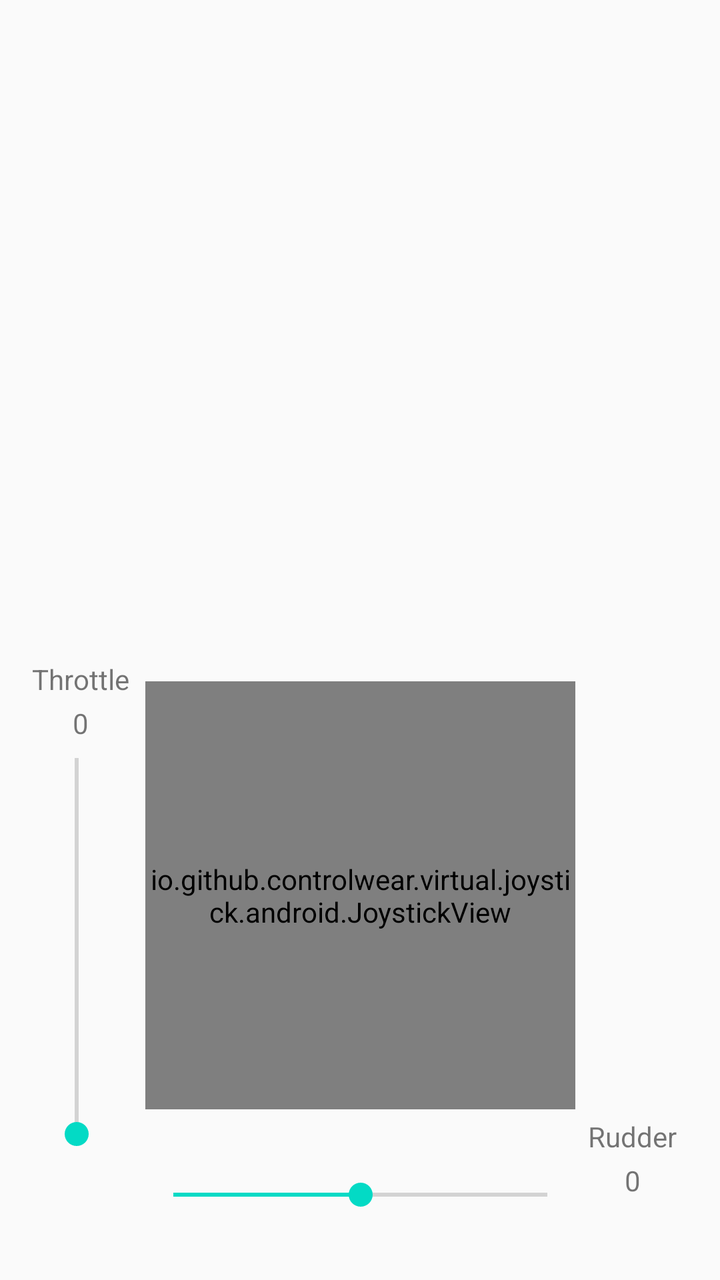
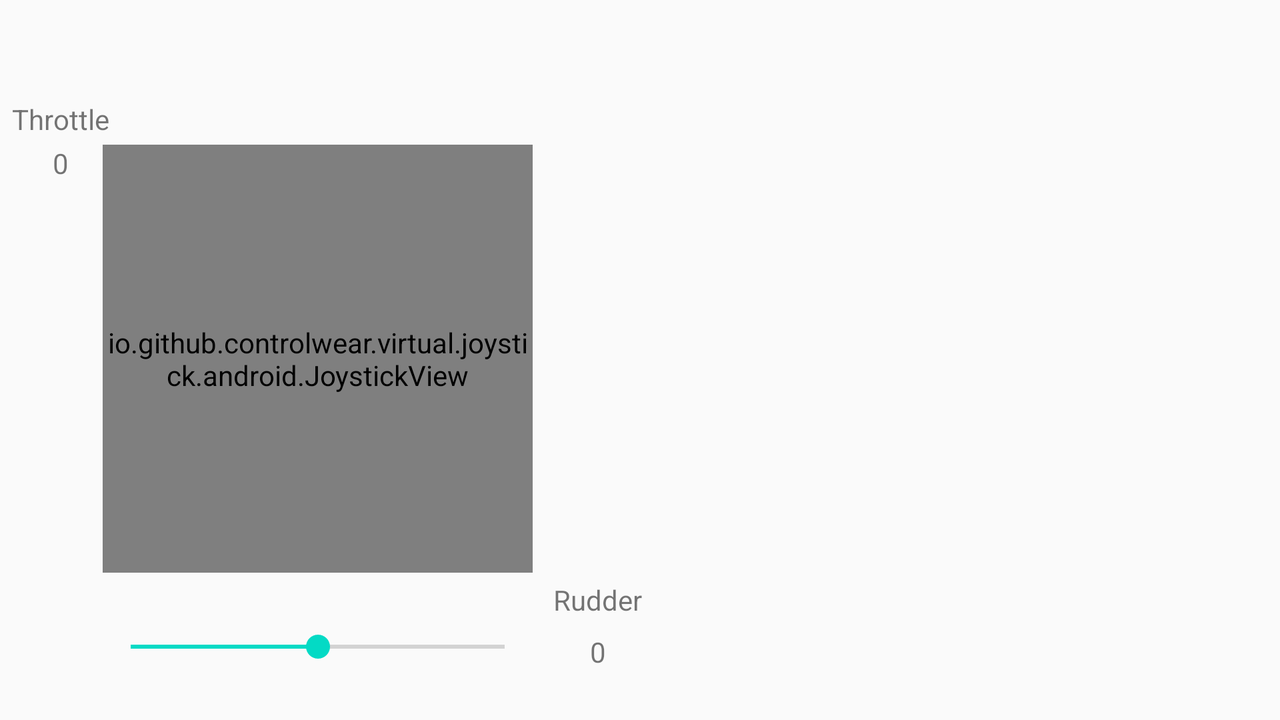

An Android layout and its configuration variant, each rendered on a device that would load it. The default file and the variant file are quoted in full after the pictures.
<!-- AndroidManifest.xml: application theme AppTheme -->
<!-- res/layout/activity_control.xml -->
<?xml version="1.0" encoding="utf-8"?>
<androidx.constraintlayout.widget.ConstraintLayout xmlns:android="http://schemas.android.com/apk/res/android"
    xmlns:app="http://schemas.android.com/apk/res-auto"
    xmlns:tools="http://schemas.android.com/tools"
    android:layout_width="match_parent"
    android:layout_height="match_parent"
    android:id="@+id/activity_control_portrait"
    tools:context="control.ControlActivity">

    <io.github.controlwear.virtual.joystick.android.JoystickView
        android:id="@+id/joystickView"
        android:layout_width="215dp"
        android:layout_height="214dp"
        app:JV_backgroundColor="#657881"
        app:JV_borderColor="#000000"
        app:JV_borderWidth="4dp"
        app:JV_buttonColor="#000000"
        app:JV_buttonSizeRatio="25%"
        app:JV_fixedCenter="false"
        app:layout_constraintEnd_toEndOf="parent"
        app:layout_constraintBottom_toBottomOf="parent"
        app:layout_constraintTop_toTopOf="parent"
        app:layout_constraintHorizontal_bias="0.5"
        app:layout_constraintVertical_bias="0.8"
        app:layout_constraintStart_toStartOf="parent"
        tools:layout_editor_absoluteY="335dp"/>
    <SeekBar
        android:id="@+id/throttleSeekBar"
        android:layout_width="220dp"
        android:layout_height="46dp"
        android:progress="0"
        android:rotation="270"
        app:layout_constraintBottom_toBottomOf="@+id/joystickView"
        app:layout_constraintEnd_toEndOf="@+id/throttleText"
        app:layout_constraintHorizontal_bias="0.514"
        app:layout_constraintStart_toStartOf="@+id/throttleText"
        app:layout_constraintTop_toTopOf="@+id/joystickView"
        app:layout_constraintVertical_bias="0.65"
        tools:ignore="MissingConstraints" />

    <TextView
        android:id="@+id/throttleText"
        android:layout_width="53dp"
        android:layout_height="22dp"
        android:layout_marginBottom="288dp"
        android:gravity="center_horizontal"
        android:text="@string/prompt_throttle"
        android:textAlignment="center"
        app:layout_constraintBottom_toBottomOf="parent"
        app:layout_constraintEnd_toEndOf="parent"
        app:layout_constraintHorizontal_bias="0.044"
        app:layout_constraintStart_toStartOf="parent" />

    <TextView
        android:id="@+id/throttleValue"
        android:layout_width="40dp"
        android:layout_height="17dp"
        android:gravity="center_horizontal"
        android:text="@string/init_value"
        android:textAlignment="center"
        app:layout_constraintBottom_toTopOf="@+id/throttleSeekBar"
        app:layout_constraintEnd_toEndOf="@+id/throttleText"
        app:layout_constraintHorizontal_bias="0.5"
        app:layout_constraintStart_toStartOf="@+id/throttleText"
        app:layout_constraintTop_toBottomOf="@+id/throttleText"
        app:layout_constraintVertical_bias="0.0"
        tools:ignore="MissingConstraints" />

    <SeekBar
        android:id="@+id/rudderSeekBar"
        android:layout_width="219dp"
        android:layout_height="52dp"
        android:progress="50"
        app:layout_constraintEnd_toEndOf="@+id/joystickView"
        app:layout_constraintHorizontal_bias="0.5"
        app:layout_constraintStart_toStartOf="@+id/joystickView"
        app:layout_constraintBottom_toBottomOf="parent"
        app:layout_constraintTop_toBottomOf="@id/joystickView" />

    <TextView
        android:id="@+id/rudderText"
        android:layout_width="53dp"
        android:layout_height="22dp"
        android:layout_marginTop="4dp"
        android:gravity="center_horizontal"
        android:text="@string/prompt_rudder"
        android:textAlignment="center"
        app:layout_constraintTop_toBottomOf="@+id/joystickView"
        app:layout_constraintStart_toEndOf="@+id/rudderSeekBar"
        tools:layout_editor_absoluteX="325dp" />

    <TextView
        android:id="@+id/rudderValue"
        android:layout_width="40dp"
        android:layout_height="17dp"
        android:gravity="center_horizontal"
        android:text="@string/init_value"
        android:textAlignment="center"
        app:layout_constraintEnd_toEndOf="@+id/rudderText"
        app:layout_constraintStart_toStartOf="@+id/rudderText"
        app:layout_constraintTop_toBottomOf="@id/rudderText" />

</androidx.constraintlayout.widget.ConstraintLayout>
<!-- resources referenced by this layout -->
<resources>
  <string name="init_value">0</string>
  <string name="prompt_rudder">Rudder</string>
  <string name="prompt_throttle">Throttle</string>
  <style name="AppTheme" parent="Theme.AppCompat.Light.DarkActionBar">
          
          <item name="colorPrimary">@color/colorPrimary</item>
          <item name="colorPrimaryDark">@color/colorPrimaryDark</item>
          <item name="colorAccent">@color/colorAccent</item>
          <item name="buttonStyle">@style/CustomButton</item>
          <item name="imageButtonStyle">@style/backgroundStyle</item>
      </style>
  <style name="CustomButton" parent="Widget.AppCompat.Button">
          <item name="android:background">@drawable/custom_button</item>
          <item name="android:textColor">#000</item>
      </style>
  <style name="backgroundStyle">
          <item name="android:drawable">@drawable/background</item>
   </style>
  <!-- drawable custom_button (drawable) -->
  <?xml version="1.0" encoding="utf-8"?>
  <selector xmlns:android="http://schemas.android.com/apk/res/android">
  <item
      android:state_enabled="true"
      android:drawable="@drawable/button_default">
  </item>
      <item
          android:state_enabled="false"
          android:drawable="@drawable/button_disabled">
      </item>
  </selector>
  <!-- drawable background (drawable) -->
  <?xml version="1.0" encoding="utf-8"?>
  <selector xmlns:android="http://schemas.android.com/apk/res/android">
  <item android:drawable="@drawable/image_button_default"/>
  </selector>
  <!-- drawable button_default (drawable) -->
  <?xml version="1.0" encoding="utf-8"?>
  <shape xmlns:android="http://schemas.android.com/apk/res/android"
      android:shape="rectangle">
      <gradient
          android:angle="360"
          android:startColor="#00ACC1"
          android:endColor="#1E88E5">
      </gradient>
      <padding
          android:bottom="7dp"
          android:left="7dp"
          android:right="7dp"
          android:top="7dp">
      </padding>
      <stroke
          android:width="2dp"
          android:color="#000000">
      </stroke>
      <corners
          android:radius="15dp">
      </corners>
  </shape>
  <!-- drawable button_disabled (drawable) -->
  <?xml version="1.0" encoding="utf-8"?>
  <shape xmlns:android="http://schemas.android.com/apk/res/android"
      android:shape="rectangle">
      <solid android:color="#b6b7b5"/>
      <padding
          android:bottom="7dp"
          android:left="7dp"
          android:right="7dp"
          android:top="7dp">
      </padding>
      <stroke
          android:width="2dp"
          android:color="#000000">
      </stroke>
      <corners
          android:radius="15dp">
      </corners>
  </shape>
  <!-- drawable image_button_default (drawable) -->
  <?xml version="1.0" encoding="utf-8"?>
  <shape xmlns:android="http://schemas.android.com/apk/res/android"
      android:shape="rectangle">
      <gradient
          android:angle="360"
          android:startColor="#3DDC84"
          android:endColor="#3DDC84">
      </gradient>
      <padding
          android:bottom="7dp"
          android:left="7dp"
          android:right="7dp"
          android:top="7dp">
      </padding>
      <stroke
          android:width="2dp"
          android:color="#000000">
      </stroke>
      <corners
          android:radius="15dp">
      </corners>
  </shape>
</resources>
<!-- res/layout-land/activity_control.xml (the repository's variant of the layout above) -->
<!-- drawn on the phone turned sideways -->
<?xml version="1.0" encoding="utf-8"?>
<androidx.constraintlayout.widget.ConstraintLayout xmlns:android="http://schemas.android.com/apk/res/android"
    xmlns:app="http://schemas.android.com/apk/res-auto"
    xmlns:tools="http://schemas.android.com/tools"
    android:id="@+id/activity_control_portrait"
    android:layout_width="match_parent"
    android:layout_height="match_parent"
    tools:context="control.ControlActivity">

    <io.github.controlwear.virtual.joystick.android.JoystickView
        android:id="@+id/joystickView"
        android:layout_width="215dp"
        android:layout_height="214dp"
        app:JV_backgroundColor="#657881"
        app:JV_borderColor="#000000"
        app:JV_borderWidth="4dp"
        app:JV_buttonColor="#000000"
        app:JV_buttonSizeRatio="25%"
        app:JV_fixedCenter="false"
        app:layout_constraintBottom_toBottomOf="parent"
        app:layout_constraintEnd_toEndOf="parent"
        app:layout_constraintHorizontal_bias="0.121"
        app:layout_constraintStart_toStartOf="parent"
        app:layout_constraintTop_toTopOf="parent"
        app:layout_constraintVertical_bias="0.496" />

    <SeekBar
        android:id="@+id/throttleSeekBar"
        android:layout_width="220dp"
        android:layout_height="46dp"
        android:progress="0"
        android:rotation="270"
        app:layout_constraintBottom_toTopOf="@+id/joystickView"
        app:layout_constraintEnd_toEndOf="@+id/throttleText"
        app:layout_constraintEnd_toStartOf="@+id/joystickView"
        app:layout_constraintHorizontal_bias="0.5"
        app:layout_constraintStart_toStartOf="parent"
        app:layout_constraintTop_toBottomOf="@+id/joystickView"
        app:layout_constraintVertical_bias="0.505"
        tools:ignore="MissingConstraints" />

    <TextView
        android:id="@+id/throttleText"
        android:layout_width="53dp"
        android:layout_height="22dp"
        android:layout_marginBottom="288dp"
        android:gravity="center_horizontal"
        android:text="@string/prompt_throttle"
        android:textAlignment="center"
        app:layout_constraintBottom_toBottomOf="parent"
        app:layout_constraintEnd_toEndOf="parent"
        app:layout_constraintHorizontal_bias="0.006"
        app:layout_constraintStart_toStartOf="parent" />

    <TextView
        android:id="@+id/throttleValue"
        android:layout_width="40dp"
        android:layout_height="17dp"
        android:gravity="center_horizontal"
        android:text="@string/init_value"
        android:textAlignment="center"
        app:layout_constraintBottom_toTopOf="@+id/throttleSeekBar"
        app:layout_constraintEnd_toEndOf="@+id/throttleText"
        app:layout_constraintHorizontal_bias="0.5"
        app:layout_constraintStart_toStartOf="@+id/throttleText"
        app:layout_constraintTop_toBottomOf="@+id/throttleText"
        app:layout_constraintVertical_bias="0.0"
        tools:ignore="MissingConstraints" />

    <SeekBar
        android:id="@+id/rudderSeekBar"
        android:layout_width="219dp"
        android:layout_height="52dp"
        android:progress="50"
        app:layout_constraintBottom_toBottomOf="parent"
        app:layout_constraintEnd_toEndOf="@+id/joystickView"
        app:layout_constraintHorizontal_bias="0.5"
        app:layout_constraintStart_toStartOf="@+id/joystickView"
        app:layout_constraintTop_toBottomOf="@id/joystickView" />

    <TextView
        android:id="@+id/rudderText"
        android:layout_width="53dp"
        android:layout_height="22dp"
        android:layout_marginStart="4dp"
        android:layout_marginLeft="4dp"
        android:layout_marginTop="4dp"
        android:gravity="center_horizontal"
        android:text="@string/prompt_rudder"
        android:textAlignment="center"
        app:layout_constraintStart_toEndOf="@+id/rudderSeekBar"
        app:layout_constraintTop_toBottomOf="@+id/joystickView" />

    <TextView
        android:id="@+id/rudderValue"
        android:layout_width="40dp"
        android:layout_height="17dp"
        android:layout_marginTop="4dp"
        android:gravity="center_horizontal"
        android:text="@string/init_value"
        android:textAlignment="center"
        app:layout_constraintBottom_toBottomOf="parent"
        app:layout_constraintEnd_toEndOf="@+id/rudderText"
        app:layout_constraintHorizontal_bias="0.5"
        app:layout_constraintStart_toEndOf="@+id/rudderSeekBar"
        app:layout_constraintStart_toStartOf="@+id/rudderText"
        app:layout_constraintTop_toBottomOf="@+id/rudderText"
        app:layout_constraintVertical_bias="0.0" />

</androidx.constraintlayout.widget.ConstraintLayout>
